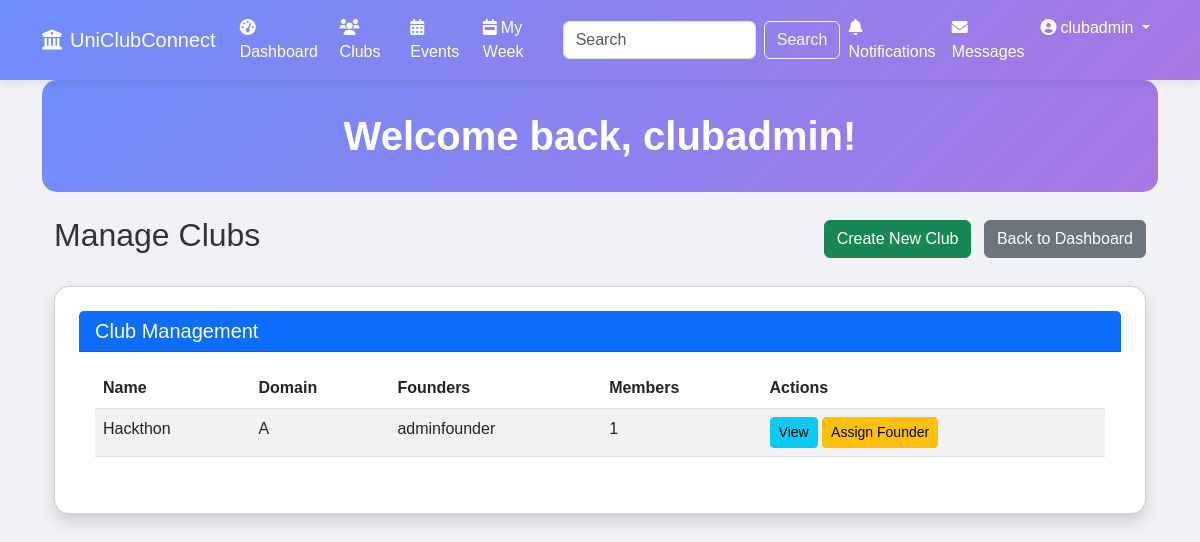
/manage-clubs/ (signed in), run on the app's committed database.
### accounts/models.py (models this page shows, shortened)
class User(AbstractUser):
    USER_TYPE_CHOICES = (
        ('admin', 'Admin'),
        ('student', 'Student'),
        ('founder', 'Founder'),
    )
    user_type = models.CharField(max_length=10, choices=USER_TYPE_CHOICES, default='student')
    profile_picture = models.ImageField(upload_to='profile_pics/', null=True, blank=True)
    department = models.CharField(max_length=100, blank=True)
    bio = models.TextField(blank=True)
    last_seen = models.DateTimeField(null=True, blank=True)
    def is_admin(self):
        return self.user_type == 'admin'

### clubs/models.py (models this page shows, shortened)
class Club(models.Model):
    name = models.CharField(max_length=100)
    short_description = models.CharField(max_length=200)
    long_description = models.TextField()
    domain_tags = models.CharField(max_length=200, help_text="Comma separated tags")
    founders = models.ManyToManyField(settings.AUTH_USER_MODEL, related_name='founded_clubs')
    president = models.ForeignKey(settings.AUTH_USER_MODEL, on_delete=models.SET_NULL, null=True, blank=True, related_name='club_president')
    vice_president = models.ForeignKey(settings.AUTH_USER_MODEL, on_delete=models.SET_NULL, null=True, blank=True, related_name='club_vice_president')
    faculty_advisor = models.CharField(max_length=100, blank=True)
    logo = models.ImageField(upload_to='club_logos/', null=True, blank=True)
    created_at = models.DateTimeField(auto_now_add=True)
    updated_at = models.DateTimeField(auto_now=True)
    favorited_by = models.ManyToManyField(settings.AUTH_USER_MODEL, related_name='favorite_clubs', blank=True)

### dashboard/views.py (the view)
# urls.py: path('manage-clubs/', views.manage_clubs, name='manage_clubs'),
@login_required
def manage_clubs(request):
    if not request.user.is_admin():
        messages.error(request, "You don't have permission to access this page.")
        return redirect('dashboard')
    clubs = Club.objects.all()
    return render(request, 'dashboard/manage_clubs.html', {'clubs': clubs})

### dashboard/context_processors.py (called while the page is built)
def notification_count(request):
    if request.user.is_authenticated:
        unread_count = Notification.objects.filter(user=request.user, is_read=False).count()
        return {
            'unread_notification_count': unread_count
        }
    return {
        'unread_notification_count': 0
    }

### sitetheme/context_processors.py (called while the page is built)
def theme_settings(request):
    try:
        settings = ThemeSettings.objects.get(pk=1)
    except ThemeSettings.DoesNotExist:
        settings = None
    return {'theme_settings': settings}

### templates/dashboard/manage_clubs.html
{% extends 'base.html' %}
{% block content %}
<div class="container mt-4">
    <div class="d-flex justify-content-between align-items-center mb-4">
        <h2>Manage Clubs</h2>
        <div>
            <a href="{% url 'create_club' %}" class="btn btn-success me-2">Create New Club</a>
            <a href="{% url 'dashboard' %}" class="btn btn-secondary">Back to Dashboard</a>
        </div>
    </div>
    <div class="card shadow">
        <div class="card-header bg-primary text-white">
            <h5 class="mb-0">Club Management</h5>
        </div>
        <div class="card-body">
            <div class="table-responsive">
                <table class="table table-striped">
                    <thead>
                        <tr>
                            <th>Name</th>
                            <th>Domain</th>
                            <th>Founders</th>
                            <th>Members</th>
                            <th>Actions</th>
                        </tr>
                    </thead>
                    <tbody>
                        {% for club in clubs %}
                        <tr>
                            <td>{{ club.name }}</td>
                            <td>{{ club.domain_tags }}</td>
                            <td>
                                {% if club.founders.all %}
                                    <ul class="list-unstyled mb-0">
                                        {% for founder in club.founders.all %}
                                            <li>{{ founder.username }}</li>
                                        {% endfor %}
                                    </ul>
                                {% else %}
                                    <span class="text-muted">Not assigned</span>
                                {% endif %}
                            </td>
                            <td>{{ club.membership_set.count }}</td>
                            <td>
                                <a href="{% url 'club_detail' club.id %}" class="btn btn-sm btn-info">View</a>
                                {% if not club.founder %}
                                <a href="{% url 'assign_founder' club.id %}" class="btn btn-sm btn-warning">Assign Founder</a>
                                {% endif %}
                            </td>
                        </tr>
                        {% empty %}
                        <tr>
                            <td colspan="5" class="text-center">No clubs found</td>
                        </tr>
                        {% endfor %}
                    </tbody>
                </table>
            </div>
        </div>
    </div>
</div>
{% endblock %}

### templates/base.html (shortened to what this page needs)
{% load static %}
<!DOCTYPE html>
<html lang="en">
<head>
    <link href="https://cdn.jsdelivr.net/npm/bootstrap@5.3.0-alpha1/dist/css/bootstrap.min.css" rel="stylesheet">
    <link rel="stylesheet" href="https://cdnjs.cloudflare.com/ajax/libs/font-awesome/6.0.0/css/all.min.css">
    <link rel="stylesheet" href="{% static 'css/dynamic_theme.css' %}">
</head>
<body>
    <nav class="navbar navbar-expand-lg navbar-dark">
        <div class="container">
            <a class="navbar-brand" href="{% url 'home' %}">
                <i class="fas fa-university me-2"></i>UniClubConnect
            </a>
            <div class="collapse navbar-collapse" id="navbarNav">
                <ul class="navbar-nav me-auto">
                    <li class="nav-item">
                        <a class="nav-link" href="{% url 'dashboard' %}">
                            <i class="fas fa-tachometer-alt me-1"></i>Dashboard
                        </a>
                    </li>
                    <li class="nav-item">
                        <a class="nav-link" href="{% url 'manage_clubs' %}">
                            <i class="fas fa-users me-1"></i>Clubs
                        </a>
                    </li>
                    <li class="nav-item">
                        <a class="nav-link" href="{% url 'events' %}">
                            <i class="fas fa-calendar-alt me-1"></i>Events
                        </a>
                    </li>
                    <li class="nav-item">
                        <a class="nav-link" href="{% url 'my_week' %}">
                            <i class="fas fa-calendar-week me-1"></i>My Week
                        </a>
                    </li>
                </ul>
                <form class="d-flex me-auto" action="{% url 'search' %}" method="get">
                    <input class="form-control me-2" type="search" name="q" placeholder="Search" aria-label="Search">
                    <button class="btn btn-outline-light" type="submit">Search</button>
                </form>
                <ul class="navbar-nav">
                    <li class="nav-item">
                        <a class="nav-link notification-icon" href="{% url 'notifications' %}">
                            <i class="fas fa-bell me-1"></i>Notifications
                        </a>
                    </li>
                    <li class="nav-item">
                        <a class="nav-link message-icon" href="{% url 'chat' %}">
                            <i class="fas fa-envelope me-1"></i>Messages
                        </a>
                    </li>
                    {% if user.is_authenticated %}
                    <li class="nav-item dropdown">
                        <a class="nav-link dropdown-toggle" href="#" id="navbarDropdown" role="button" data-bs-toggle="dropdown" aria-expanded="false">
                            <i class="fas fa-user-circle me-1"></i>{{ user.username }}
                        </a>
                    </li>
                    {% endif %}
                </ul>
            </div>
        </div>
    </nav>
    <div class="container main-content">
        {% if user.is_authenticated %}
        <div class="header">
            <h1>Welcome back, {{ user.username }}!</h1>
        </div>
        {% endif %}
        {% block content %}{% endblock %}
    </div>
</body>
</html>

### static/css/dynamic_theme.css (style rules this page uses)
body { font-family: 'Poppins', sans-serif; background-color: #f0f2f5; color: #333; transition: background-color 0.3s, color 0.3s; }
.card { background: #fff; border-radius: 15px; box-shadow: 0 4px 20px rgba(0, 0, 0, 0.05); padding: 1.5rem; transition: transform 0.3s, box-shadow 0.3s; }
.header { background: linear-gradient(135deg, #6e8efb, #a777e3); color: #fff; padding: 2rem; border-radius: 15px; text-align: center; }
.header h1 { font-size: 2.5rem; font-weight: 700; margin: 0; }
.card, .header { animation: fadeIn 0.5s ease-out; }
.navbar { background: linear-gradient(135deg, #6e8efb, #a777e3); box-shadow: 0 2px 10px rgba(0, 0, 0, 0.1); }
.navbar-brand, .nav-link, .navbar-toggler-icon { color: #fff !important; }
.navbar-brand .fa-university, .nav-link .fas { color: #fff; transition: color 0.3s; }

### data on the page
User: username "clubadmin"
Club: name "Hackthon", domain_tags "A", membership_set.count "1"
User: username "adminfounder"
